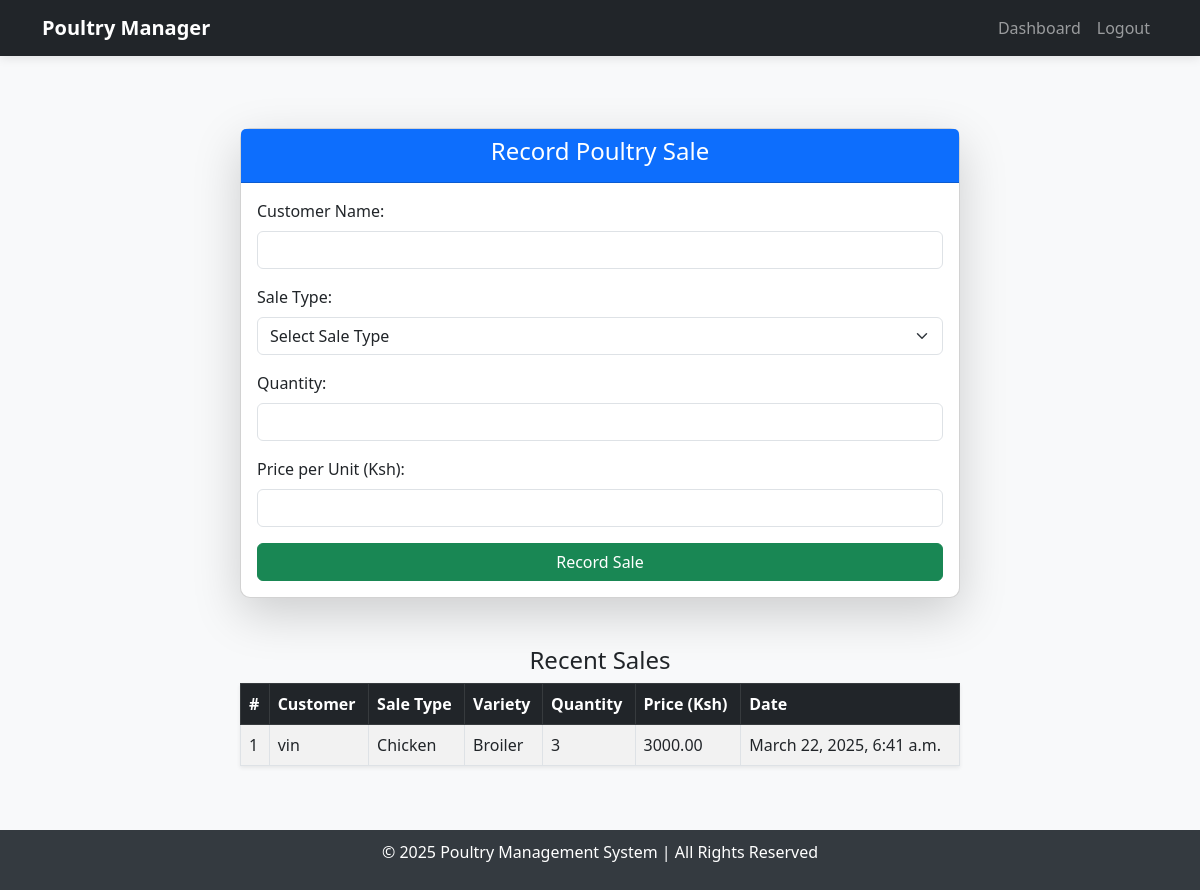
Page /record-sale/ (signed in) on the committed database.
### poultry/models.py (models this page shows, shortened)
class Sale(models.Model):
    customer_name = models.CharField(max_length=100)
    chicken = models.ForeignKey(Chicken, null=True, blank=True, on_delete=models.CASCADE)
    eggs = models.ForeignKey(Egg, null=True, blank=True, on_delete=models.CASCADE)
    quantity = models.PositiveIntegerField()
    price = models.DecimalField(max_digits=10, decimal_places=2)
    date_sold = models.DateTimeField(auto_now_add=True)
    chicken_variety = models.CharField(max_length=50, null=True, blank=True)
    egg_variety = models.CharField(max_length=20, null=True, blank=True)
    related_sale = models.ForeignKey('Sale', null=True, blank=True, on_delete=models.CASCADE)

### poultry/views.py (the view, shortened to what this page needs)
# urls.py: path('record-sale/', views.record_poultry_sale, name='record_poultry_sale'),
@login_required
def record_poultry_sale(request):
    return render(request, "poultry/record_sale.html", {
        "sales": Sale.objects.all(),
        "chickens": Chicken.objects.all(),
        "eggs": Egg.objects.all(),
    })

### poultry/templates/poultry/record_sale.html (shortened to what this page needs)
{% extends 'base.html' %}
{% load static %}
{% block content %}
<div class="container mt-5">
    <div class="row justify-content-center">
        <div class="col-md-8">
            <div class="card shadow-lg">
                <div class="card-header bg-primary text-white text-center">
                    <h4>Record Poultry Sale</h4>
                </div>
                <div class="card-body">
                    <form method="POST">
                        <div class="mb-3">
                            <label class="form-label">Customer Name:</label>
                            <input type="text" name="customer_name" class="form-control" required>
                        </div>
                        <div class="mb-3">
                            <label class="form-label">Sale Type:</label>
                            <select name="sale_type" id="saleType" class="form-select" required>
                                <option value="">Select Sale Type</option>
                            </select>
                        </div>
                        <div class="mb-3">
                            <label class="form-label">Quantity:</label>
                            <input type="number" name="quantity" class="form-control" min="1" required>
                        </div>
                        <div class="mb-3">
                            <label class="form-label">Price per Unit (Ksh):</label>
                            <input type="number" name="price" class="form-control" min="1" required>
                        </div>
                        <button type="submit" class="btn btn-success w-100">Record Sale</button>
                    </form>
                </div>
            </div>
            <div class="mt-5">
                <h4 class="text-center">Recent Sales</h4>
                <table class="table table-bordered table-striped shadow-sm">
                    <thead class="table-dark">
                        <tr>
                            <th>#</th>
                            <th>Customer</th>
                            <th>Sale Type</th>
                            <th>Variety</th>
                            <th>Quantity</th>
                            <th>Price (Ksh)</th>
                            <th>Date</th>
                        </tr>
                    </thead>
                    <tbody>
                        {% for sale in sales %}
                        <tr>
                            <td>{{ forloop.counter }}</td>
                            <td>{{ sale.customer_name }}</td>
                            <td>
                                {% if sale.chicken %} Chicken
                                {% elif sale.eggs %} Egg
                                {% else %} N/A
                                {% endif %}
                            </td>
                            <td>
                                {% if sale.chicken_variety %} {{ sale.chicken_variety|title }}
                                {% elif sale.egg_variety %} {{ sale.egg_variety|title }}
                                {% else %} N/A
                                {% endif %}
                            </td>
                            <td>{{ sale.quantity }}</td>
                            <td>{{ sale.price }}</td>
                            <td>{{ sale.date_sold }}</td>
                        </tr>
                        {% empty %}
                        <tr>
                            <td colspan="7" class="text-center text-muted">No sales recorded yet.</td>
                        </tr>
                        {% endfor %}
                    </tbody>
                </table>
            </div>
        </div>
    </div>
</div>
{% endblock %}

### poultry/templates/base.html (style rules this page uses)
body { display: flex; flex-direction: column; min-height: 100vh; background-color: #f8f9fa; }
.card { border-radius: 10px; transition: transform 0.2s; }

### rows in the picture
Sale: customer_name "vin", shows "Chicken", chicken_variety "Broiler", quantity "3", price "3000.00", date_sold "March 22, 2025, 6:41 a.m."
